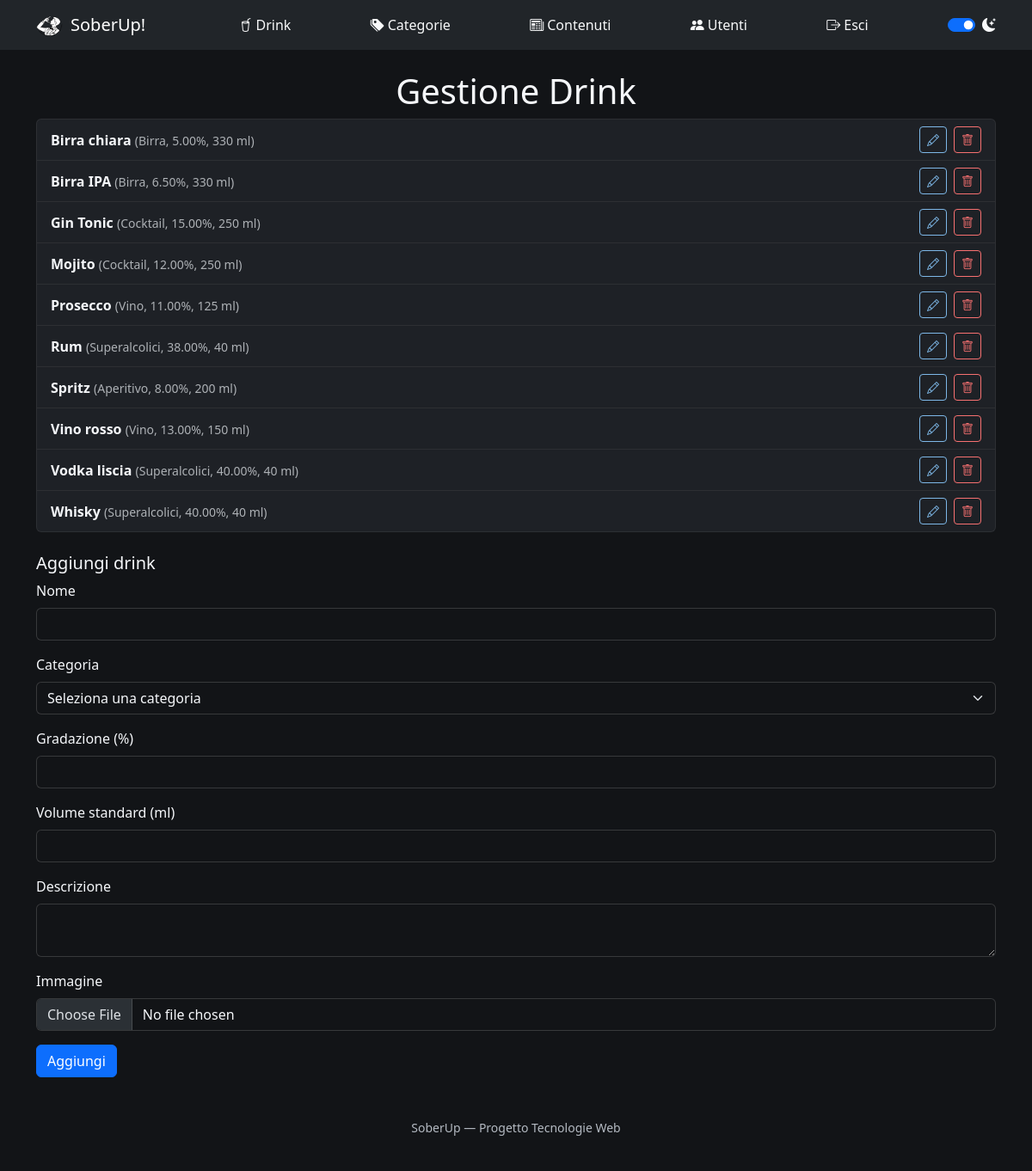
Screenshot of /admin-drink.php (signed in) with the database file from the repository.
### tables this page shows
CREATE TABLE drink (
    iddrink         INT AUTO_INCREMENT PRIMARY KEY,
    nomedrink       VARCHAR(100)    NOT NULL,
    categoria       INT             NOT NULL,
    gradazione      DECIMAL(4,2)    NOT NULL,
    volume_standard INT             NOT NULL,
    immagine        VARCHAR(255)    NULL,
    descrizione     TEXT            NULL,
    FOREIGN KEY (categoria) REFERENCES categoria(idcategoria)
        ON DELETE RESTRICT ON UPDATE CASCADE
);

CREATE TABLE categoria (
    idcategoria     INT AUTO_INCREMENT PRIMARY KEY,
    nomecategoria   VARCHAR(50)     NOT NULL UNIQUE
);

### admin-drink.php (called while the page is built, shortened)
<?php
require_once 'bootstrap.php';
$errori = [];
$drinkInModifica = null;
$templateParams["titolo"] = "SoberUp - Admin Drink";
$templateParams["intestazione"] = "Gestione Drink";
$templateParams["nome"] = "template/admin-drink.php";
$templateParams["errori"] = $errori;
$templateParams["drinks"] = $dbh->getDrinks();
$templateParams["categorie"] = $dbh->getCategorie();
$templateParams["drinkInModifica"] = $drinkInModifica;
require 'template/base.php';
?>

### db/database.php (called while the page is built, shortened)
<?php
class DatabaseHelper{
    private $db;
    public function __construct($servername, $username, $password, $dbname, $port){
        $this->db = new mysqli($servername, $username, $password, $dbname, $port);
    }
    public function getCategorie(){
        $stmt = $this->db->prepare("SELECT * FROM categoria ORDER BY nomecategoria");
        $stmt->execute();
        $result = $stmt->get_result();
        return $result->fetch_all(MYSQLI_ASSOC);
    }
    public function getDrinks(){
        $query = "SELECT d.*, c.nomecategoria FROM drink d, categoria c WHERE d.categoria = c.idcategoria ORDER BY d.nomedrink";
        $stmt = $this->db->prepare($query);
        $stmt->execute();
        $result = $stmt->get_result();
        return $result->fetch_all(MYSQLI_ASSOC);
    }
}
?>

### bootstrap.php (called while the page is built, shortened)
<?php
require_once("utils/functions.php");
require_once("db/database.php");
$dbh = new DatabaseHelper("localhost", "root", "", "soberup_db", 3306);
?>

### template/admin-drink.php (the view, shortened to what this page needs)
<ul class="list-group mb-4">
    <?php foreach ($templateParams["drinks"] as $d): ?>
        <li class="list-group-item d-flex justify-content-between align-items-center flex-wrap gap-2">
            <div>
                <strong><?php echo $d["nomedrink"]; ?></strong>
                <span class="text-muted small">(<?php echo $d["nomecategoria"]; ?>, <?php echo $d["gradazione"]; ?>%, <?php echo $d["volume_standard"]; ?> ml)</span>
            </div>
            <div class="d-flex align-items-center gap-2">
                <a href="admin-drink.php?modifica=<?php echo $d["iddrink"]; ?>" class="btn btn-sm btn-outline-primary" title="Modifica"><i class="bi bi-pencil"></i></a>
                <form method="POST" action="admin-drink.php" onsubmit="return confirm('Eliminare questo drink?');">
                    <button type="submit" name="elimina" value="1" class="btn btn-sm btn-outline-danger" title="Elimina"><i class="bi bi-trash"></i></button>
                </form>
            </div>
        </li>
    <?php endforeach; ?>
</ul>
<?php $drink = $templateParams["drinkInModifica"]; ?>
<h2 class="h5"><?php echo $drink ? "Modifica drink" : "Aggiungi drink"; ?></h2>
<form method="POST" action="admin-drink.php" enctype="multipart/form-data">
    <div class="mb-3">
        <label for="nomedrink" class="form-label">Nome</label>
        <input id="nomedrink" name="nomedrink" type="text" class="form-control" required value="<?php echo $drink ? $drink["nomedrink"] : ""; ?>">
    </div>
    <div class="mb-3">
        <label for="categoria" class="form-label">Categoria</label>
        <select id="categoria" name="categoria" class="form-select" required>
            <option value="" disabled <?php echo !$drink ? "selected" : ""; ?>>Seleziona una categoria</option>
        </select>
    </div>
    <div class="mb-3">
        <label for="gradazione" class="form-label">Gradazione (%)</label>
        <input id="gradazione" name="gradazione" type="number" step="0.1" min="0" class="form-control" required value="<?php echo $drink ? $drink["gradazione"] : ""; ?>">
    </div>
    <div class="mb-3">
        <label for="volume_standard" class="form-label">Volume standard (ml)</label>
        <input id="volume_standard" name="volume_standard" type="number" min="1" class="form-control" required value="<?php echo $drink ? $drink["volume_standard"] : ""; ?>">
    </div>
    <div class="mb-3">
        <label for="descrizione" class="form-label">Descrizione</label>
        <textarea id="descrizione" name="descrizione" class="form-control"><?php echo $drink ? ($drink["descrizione"] ?? '') : ""; ?></textarea>
    </div>
    <div class="mb-3">
        <label for="immagine" class="form-label">Immagine<?php echo $drink ? " (lascia vuoto per non cambiarla)" : ""; ?></label>
        <input id="immagine" name="immagine" type="file" class="form-control">
    </div>
    <?php if ($drink): ?>
        <button type="submit" name="modifica" value="1" class="btn btn-primary">Salva modifiche</button>
    <?php else: ?>
        <button type="submit" class="btn btn-primary">Aggiungi</button>
    <?php endif; ?>
</form>

### template/base.php (shortened to what this page needs)
<!DOCTYPE html>
<html lang="it">
<head>
    <link rel="stylesheet" href="https://cdn.jsdelivr.net/npm/bootstrap@5.3.3/dist/css/bootstrap.min.css">
    <link rel="stylesheet" href="https://cdn.jsdelivr.net/npm/bootstrap-icons@1.11.3/font/bootstrap-icons.css">
    <link rel="stylesheet" type="text/css" href="./css/style.css" />
</head>
<body class="d-flex flex-column min-vh-100">
    <?php require 'template/navbar.php'; ?>
    <main class="container my-4 flex-grow-1">
    <h1 class="text-center"><?php echo $templateParams["intestazione"]; ?></h1>
    <?php
    if(isset($templateParams["nome"])){
        require($templateParams["nome"]);
    }
    ?>
    </main>
    <footer class="footer text-center small py-4 mb-5 mb-md-0">
        <p>SoberUp — Progetto Tecnologie Web</p>
    </footer>
</body>
</html>

### template/navbar.php (shortened to what this page needs)
<nav class="navbar navbar-dark bg-dark">
        <div class="container d-flex justify-content-between align-items-center flex-wrap">
            <a class="navbar-brand d-flex align-items-center" href="index.php">
                <img src="logo.png" alt="SoberUp! logo" width="32" height="32" class="rounded-circle me-2" style="object-fit: cover;">
                SoberUp!
            </a>
            <?php if (isAdmin()): ?>
            <a class="nav-link text-light d-none d-md-inline-flex align-items-center gap-1 <?php isActive('admin-drink.php'); ?>" href="admin-drink.php"><i class="bi bi-cup-straw"></i> Drink</a>
            <a class="nav-link text-light d-none d-md-inline-flex align-items-center gap-1 <?php isActive('admin-categorie.php'); ?>" href="admin-categorie.php"><i class="bi bi-tags-fill"></i> Categorie</a>
            <a class="nav-link text-light d-none d-md-inline-flex align-items-center gap-1 <?php isActive('admin-articoli.php'); ?>" href="admin-articoli.php"><i class="bi bi-newspaper"></i> Contenuti</a>
            <a class="nav-link text-light d-none d-md-inline-flex align-items-center gap-1 <?php isActive('admin-utenti.php'); ?>" href="admin-utenti.php"><i class="bi bi-people-fill"></i> Utenti</a>
            <a class="nav-link text-light d-none d-md-inline-flex align-items-center gap-1" href="logout.php"><i class="bi bi-box-arrow-right"></i> Esci</a>
            <?php endif; ?>
            <div class="form-check form-switch text-light mb-0">
                <input class="form-check-input" type="checkbox" id="darkModeSwitch">
                <label class="form-check-label" for="darkModeSwitch"><i class="bi bi-moon-stars-fill" id="temaIcona"></i><span class="visually-hidden">Attiva/disattiva tema scuro</span></label>
            </div>
        </div>
    </nav>

### utils/functions.php (shortened to what this page needs)
<?php
function isActive($pagename){
    if(basename($_SERVER['PHP_SELF'])==$pagename){
        echo "active";
    }
}
function isUserLoggedIn(){
    return !empty($_SESSION['idutente']);
}
function isAdmin(){
    return isUserLoggedIn() && $_SESSION['is_admin'] == 1;
}
?>

### css/style.css (style rules this page uses)
:root { --bg-page: #FFFFFF; --bg-surface: #F4F6F8; --text-primary: #1A1D21; --text-secondary: #545B66; --color-primary: #1D5D8B; --color-success: #1E7A34; --color-danger: #B3261E; --color-warning: #8A6700; }
[data-theme="dark"] { --bg-page: #121417; --bg-surface: #1E2126; --text-primary: #F5F7FA; --text-secondary: #B4BAC2; --color-primary: #7EB8E8; --color-success: #4ADE80; --color-danger: #F87171; --color-warning: #FBBF24; }
body { background-color: var(--bg-page); color: var(--text-primary); }
a { color: var(--color-primary); }
.footer { color: var(--text-secondary); background-color: var(--bg-page); }
.text-muted { color: var(--text-secondary); }
.btn-outline-primary { color: var(--color-primary); border-color: var(--color-primary); }
.btn-outline-danger { color: var(--color-danger); border-color: var(--color-danger); }
.list-group-item { background-color: var(--bg-surface); color: var(--text-primary); border-color: rgba(127, 127, 127, 0.15); }
.form-control, .form-select { background-color: var(--bg-page); color: var(--text-primary); border-color: rgba(127, 127, 127, 0.35); }

### rows the page displays
drink: nomedrink "Birra chiara", categoria.nomecategoria "Birra", gradazione "5.00", volume_standard "330"
drink: nomedrink "Birra IPA", categoria.nomecategoria "Birra", gradazione "6.50", volume_standard "330"
drink: nomedrink "Gin Tonic", categoria.nomecategoria "Cocktail", gradazione "15.00", volume_standard "250"
drink: nomedrink "Mojito", categoria.nomecategoria "Cocktail", gradazione "12.00", volume_standard "250"
drink: nomedrink "Prosecco", categoria.nomecategoria "Vino", gradazione "11.00", volume_standard "125"
drink: nomedrink "Rum", categoria.nomecategoria "Superalcolici", gradazione "38.00", volume_standard "40"
drink: nomedrink "Spritz", categoria.nomecategoria "Aperitivo", gradazione "8.00", volume_standard "200"
drink: nomedrink "Vino rosso", categoria.nomecategoria "Vino", gradazione "13.00", volume_standard "150"
drink: nomedrink "Vodka liscia", categoria.nomecategoria "Superalcolici", gradazione "40.00", volume_standard "40"
drink: nomedrink "Whisky", categoria.nomecategoria "Superalcolici", gradazione "40.00", volume_standard "40"

### other values shown
$templateParams["intestazione"] "Gestione Drink"
